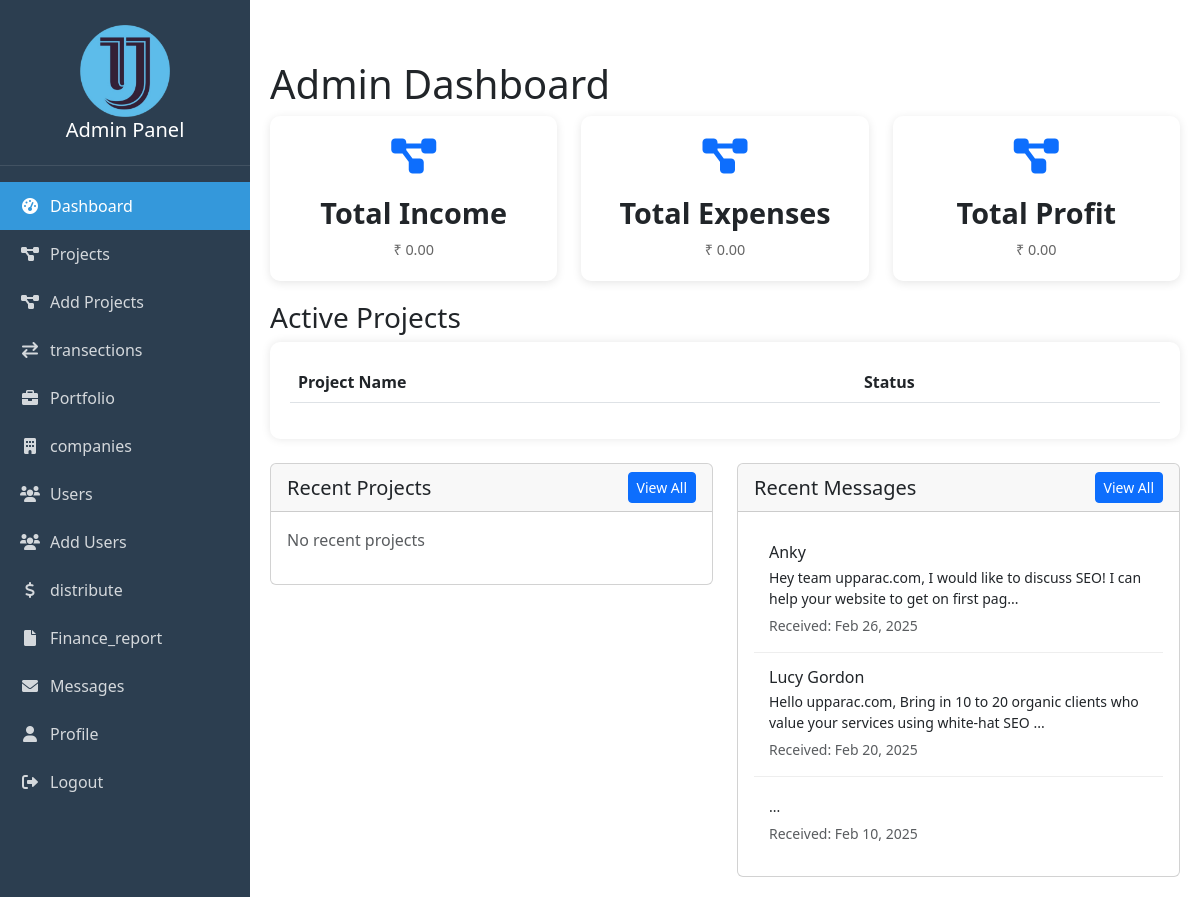
/admin1/dashboard.php (signed in), run on the app's committed database.
### tables this page shows
CREATE TABLE `contacts` (
  `id` int(11) NOT NULL,
  `name` varchar(255) NOT NULL,
  `email` varchar(255) NOT NULL,
  `subject` text NOT NULL,
  `is_read` tinyint(1) DEFAULT 0,
  `created_at` timestamp NOT NULL DEFAULT current_timestamp(),
  `message` text DEFAULT NULL
);

### admin1/dashboard.php (the view, shortened to what this page needs)
<?php
require_once 'auth_check.php';
$incomeQuery = "
    SELECT SUM(amount) AS total_income FROM (
        SELECT amount FROM project_finances WHERE type = 'income'
        UNION ALL
        SELECT amount FROM transactions WHERE transaction_type = 'income'
    ) AS income_sources";
$incomeResult = $conn->query($incomeQuery);
$totalIncome = $incomeResult->fetch_assoc()['total_income'] ?? 0;
$expenseQuery = "
    SELECT SUM(amount) AS total_expenses FROM (
        SELECT amount FROM project_finances WHERE type = 'expense'
        UNION ALL
        SELECT amount FROM transactions WHERE transaction_type = 'expense'
        UNION ALL
        SELECT amount FROM user_wallets WHERE transaction_type = 'withdrawal'
    ) AS expense_sources";
$expenseResult = $conn->query($expenseQuery);
$totalExpense = $expenseResult->fetch_assoc()['total_expenses'] ?? 0;
$totalProfit = $totalIncome - $totalExpense;
$sql_recent = "SELECT * FROM projects ORDER BY created_at DESC LIMIT 5";
$result_recent = $conn->query($sql_recent);
$sql_recent_messages = "SELECT * FROM contacts ORDER BY created_at DESC LIMIT 5";
$result_recent_messages = $conn->query($sql_recent_messages);
?>
<?php include 'nav.php'; ?>
<!DOCTYPE html>
<html lang="en">
<head>
</head>
<body>
    <div class="main-content">
        <h1>Admin Dashboard</h1>
        <div class="row">
            <div class="col-md-4" data-aos="fade-up" data-aos-delay="100">
                <div class="stat-card text-center">
                    <i class="fas fa-project-diagram stat-icon text-primary"></i>
                    <div class="stat-number">Total Income</div>
                    <div class="stat-label">₹ <?php echo number_format($totalIncome, 2); ?> </div>
                </div>
            </div>
            <div class="col-md-4" data-aos="fade-up" data-aos-delay="100">
                <div class="stat-card text-center">
                    <i class="fas fa-project-diagram stat-icon text-primary"></i>
                    <div class="stat-number">Total Expenses</div>
                    <div class="stat-label">₹ <?php echo number_format($totalExpense, 2); ?> </div>
                </div>
            </div>
            <div class="col-md-4" data-aos="fade-up" data-aos-delay="100">
                <div class="stat-card text-center">
                    <i class="fas fa-project-diagram stat-icon text-primary"></i>
                    <div class="stat-number">Total Profit</div>
                    <div class="stat-label">₹ <?php echo number_format($totalProfit, 2); ?> </div>
                </div>
            </div>
        </div>
        <h3>Active Projects</h3>
        <div class="table-responsive finance-card">
        <table class="table no-border">
            <thead>
                <tr>
                    <th>Project Name</th>
                    <th>Status</th>
                </tr>
            </thead>
        </table>
        </div>
        <div class="row mt-4">
            <div class="col-md-6"  data-aos="fade-right" data-aos-delay="100">
                <div class="card">
                    <div class="card-header d-flex justify-content-between align-items-center">
                        <h5 class="mb-0">Recent Projects</h5>
                        <a href="project_finances.php" class="btn btn-sm btn-primary">View All</a>
                    </div>
                    <div class="card-body">
                        <?php if ($result_recent->num_rows > 0): ?>
                            <?php while($project = $result_recent->fetch_assoc()): ?>
                                <div class="recent-item">
                                    <h6 class="mb-1"><?php echo htmlspecialchars($project['name']); ?></h6>
                                    <small class="text-muted">Added: <?php echo date('M d, Y', strtotime($project['created_at'])); ?></small>
                                </div>
                            <?php endwhile; ?>
                        <?php else: ?>
                            <p class="text-muted">No recent projects</p>
                        <?php endif; ?>
                    </div>
                </div>
            </div>
        <div class="col-md-6" data-aos="fade-left" data-aos-delay="100">
            <div class="card">
                <div class="card-header d-flex justify-content-between align-items-center">
                    <h5 class="mb-0">Recent Messages</h5>
                    <a href="view_contacts.php" class="btn btn-sm btn-primary">View All</a>
                </div>
                <div class="card-body">
                    <?php if ($result_recent_messages->num_rows > 0): ?>
                        <?php while ($message = $result_recent_messages->fetch_assoc()): ?>
                            <div class="recent-item">
                                <h6 class="mb-1"><?php echo htmlspecialchars($message['name']); ?></h6>
                                <p class="mb-1 small"><?php echo substr(htmlspecialchars($message['message']), 0, 100) . '...'; ?></p>
                                <small class="text-muted">Received: <?php echo date('M d, Y', strtotime($message['created_at'])); ?></small>
                            </div>
                        <?php endwhile; ?>
                    <?php else: ?>
                        <p class="text-muted">No recent messages</p>
                    <?php endif; ?>
                </div>
            </div>
        </div>
    </div>
</body>
</html>

### admin1/nav.php (style rules this page uses)
:root { --sidebar-width: 250px; --primary-color: #2c3e50; --secondary-color: #34495e; --accent-color: #3498db; }
.main-content { margin-left: var(--sidebar-width); padding: 20px; transition: all 0.3s ease; }
.finance-card { background: white; border-radius: 10px; padding: 20px; margin-bottom: 20px; box-shadow: 0 0 10px rgba(0, 0, 0, 0.1); }

### admin1/dashboard.php (style rules this page uses)
.stat-card { background: white; border-radius: 10px; padding: 20px; margin-bottom: 20px; box-shadow: 0 2px 10px rgba(0, 0, 0, 0.1); transition: transform 0.3s ease; }
.stat-icon { font-size: 2.5rem; margin-bottom: 15px; }
.stat-number { font-size: 1.8rem; font-weight: bold; margin-bottom: 5px; }
.stat-label { color: #666; font-size: 0.9rem; }
.recent-item { padding: 15px; border-bottom: 1px solid #eee; }
.recent-item:last-child { border-bottom: none; }

### data on the page
contacts: name "Anky", message "Hey team upparac.com, I would like to discuss SEO! I can help your website to get on first pag", created_at "Feb 26, 2025"
contacts: name "Lucy Gordon", message "Hello upparac.com, Bring in 10 to 20 organic clients who value your services using white-hat SEO", created_at "Feb 20, 2025"
contacts: created_at "Feb 10, 2025"

### other printed values
$totalIncome "0.00"
$totalExpense "0.00"
$totalProfit "0.00"
